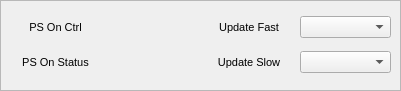
       <widget class="QFrame" name="frame">
        <property name="geometry">
         <rect>
          <x>10</x>
          <y>470</y>
          <width>401</width>
          <height>91</height>
         </rect>
        </property>
        <property name="frameShape">
         <enum>QFrame::StyledPanel</enum>
        </property>
        <property name="frameShadow">
         <enum>QFrame::Raised</enum>
        </property>
        <widget class="QWidget" name="gridLayoutWidget">
         <property name="geometry">
          <rect>
           <x>10</x>
           <y>10</y>
           <width>381</width>
           <height>71</height>
          </rect>
         </property>
         <layout class="QGridLayout" name="gridLayout_3">
          <item row="0" column="2">
           <widget class="QLabel" name="label_32">
            <property name="font">
             <font>
              <pointsize>8</pointsize>
             </font>
            </property>
            <property name="text">
             <string>Update Fast</string>
            </property>
            <property name="alignment">
             <set>Qt::AlignCenter</set>
            </property>
           </widget>
          </item>
          <item row="0" column="0">
           <widget class="QLabel" name="label_13">
            <property name="minimumSize">
             <size>
              <width>0</width>
              <height>24</height>
             </size>
            </property>
            <property name="maximumSize">
             <size>
              <width>16777215</width>
              <height>24</height>
             </size>
            </property>
            <property name="font">
             <font>
              <pointsize>8</pointsize>
             </font>
            </property>
            <property name="text">
             <string>PS On Ctrl</string>
            </property>
            <property name="alignment">
             <set>Qt::AlignCenter</set>
            </property>
           </widget>
          </item>
          <item row="1" column="0">
           <widget class="QLabel" name="label_4">
            <property name="minimumSize">
             <size>
              <width>0</width>
              <height>24</height>
             </size>
            </property>
            <property name="maximumSize">
             <size>
              <width>16777215</width>
              <height>24</height>
             </size>
            </property>
            <property name="font">
             <font>
              <pointsize>8</pointsize>
             </font>
            </property>
            <property name="text">
             <string>PS On Status</string>
            </property>
            <property name="alignment">
             <set>Qt::AlignCenter</set>
            </property>
           </widget>
          </item>
          <item row="1" column="1">
           <widget class="PyDMLabel" name="PyDMLabel_2">
            <property name="font">
             <font>
              <pointsize>8</pointsize>
             </font>
            </property>
            <property name="styleSheet">
             <string notr="true">PyDMLabel[alarmSensitiveBorder=&quot;false&quot;]{
  border-color:rgb(176,176,176);
  border-width:2px;
  border-style:solid;
  background-color:rgb(176,176,176);
  color:rgb(0,0,0);
}PyDMLabel[alarmSensitiveBorder=&quot;true&quot;][alarmSeverity=&quot;0&quot;] {
  border-color:rgb(176,176,176);
  border-width:2px;
  border-style:solid;
  background-color:rgb(176,176,176);
  color:rgb(0,0,0);
}PyDMLabel[alarmSensitiveBorder=&quot;true&quot;][alarmSeverity=&quot;1&quot;] {
  border-color: rgb(255,192,0);
  border-width:2px;
  border-style:solid;
  background-color:rgb(176,176,176);
  color:rgb(0,0,0);
}PyDMLabel[alarmSensitiveBorder=&quot;true&quot;][alarmSeverity=&quot;2&quot;] {
  border-color: rgb(255,0,0);
  border-width:2px;
  border-style:solid;
  background-color:rgb(176,176,176);
  color:rgb(0,0,0);
}PyDMLabel[alarmSensitiveBorder=&quot;true&quot;][alarmSeverity=&quot;3&quot;] {
  border-color: rgb(192,0,255);
  border-width:2px;
  border-style:solid;
  background-color:rgb(176,176,176);
  color:rgb(0,0,0);
}PyDMLabel[alarmSensitiveBorder=&quot;true&quot;][alarmSeverity=&quot;4&quot;] {
  border-color: rgb(255,255,255);
  border-width:2px;
  border-style:solid;
  background-color:rgb(176,176,176);
  color:rgb(0,0,0);
}PyDMLineEdit[alarmSensitiveBorder=&quot;false&quot;]{
  border: 1px inset rgb(176,176,176);
  border-radius: 1px;
  background-color:rgb(176,176,176);
  color:rgb(0,0,0);
}PyDMLineEdit[alarmSensitiveBorder=&quot;true&quot;][alarmSeverity=&quot;0&quot;] {
  border: 1px inset rgb(176,176,176);
  border-radius: 1px;
  background-color:rgb(176,176,176);
  color:rgb(0,0,0);
}PyDMLineEdit[alarmSensitiveBorder=&quot;true&quot;][alarmSeverity=&quot;1&quot;] {
  border: 1px inset rgb(255,192,0);
  border-radius: 1px;
  background-color:rgb(176,176,176);
  color:rgb(0,0,0);
}PyDMLineEdit[alarmSensitiveBorder=&quot;true&quot;][alarmSeverity=&quot;2&quot;] {
  border: 1px inset rgb(255,0,0);
  border-radius: 1px;
  background-color:rgb(176,176,176);
  color:rgb(0,0,0);
}PyDMLineEdit[alarmSensitiveBorder=&quot;true&quot;][alarmSeverity=&quot;3&quot;] {
  border: 1px inset rgb(192,0,255);
  border-radius: 1px;
  background-color:rgb(176,176,176);
  color:rgb(0,0,0);
}PyDMLineEdit[alarmSensitiveBorder=&quot;true&quot;][alarmSeverity=&quot;4&quot;] {
  border: 1px inset rgb(255,255,255);
  border-radius: 1px;
  background-color:rgb(176,176,176);
  color:rgb(0,0,0);
}</string>
            </property>
            <property name="alignment">
             <set>Qt::AlignCenter</set>
            </property>
            <property name="alarmSensitiveContent" stdset="0">
             <bool>false</bool>
            </property>
            <property name="alarmSensitiveBorder" stdset="0">
             <bool>true</bool>
            </property>
            <property name="channel" stdset="0">
             <string>${PDEV}:State</string>
            </property>
            <property name="displayFormat" stdset="0">
             <enum>PyDMLabel::Decimal</enum>
            </property>
           </widget>
          </item>
          <item row="0" column="1">
           <widget class="PyDMEnumButton" name="PyDMEnumButton_1">
            <property name="maximumSize">
             <size>
              <width>16777215</width>
              <height>24</height>
             </size>
            </property>
            <property name="channel" stdset="0">
             <string>${PDEV}:StateSetpt</string>
            </property>
            <property name="orientation" stdset="0">
             <enum>Qt::Horizontal</enum>
            </property>
            <property name="marginTop" stdset="0">
             <number>0</number>
            </property>
            <property name="marginBottom" stdset="0">
             <number>0</number>
            </property>
            <property name="marginLeft" stdset="0">
             <number>0</number>
            </property>
            <property name="marginRight" stdset="0">
             <number>0</number>
            </property>
            <property name="horizontalSpacing" stdset="0">
             <number>2</number>
            </property>
            <property name="verticalSpacing" stdset="0">
             <number>2</number>
            </property>
           </widget>
          </item>
          <item row="0" column="3">
           <widget class="PyDMEnumComboBox" name="PyDMEnumComboBox_3">
            <property name="minimumSize">
             <size>
              <width>86</width>
              <height>0</height>
             </size>
            </property>
            <property name="channel" stdset="0">
             <string>${PDEV}:UpdateFast.SCAN</string>
            </property>
           </widget>
          </item>
          <item row="1" column="2">
           <widget class="QLabel" name="label_31">
            <property name="font">
             <font>
              <pointsize>8</pointsize>
             </font>
            </property>
            <property name="text">
             <string>Update Slow</string>
            </property>
            <property name="alignment">
             <set>Qt::AlignCenter</set>
            </property>
           </widget>
          </item>
          <item row="1" column="3">
           <widget class="PyDMEnumComboBox" name="PyDMEnumComboBox_2">
            <property name="channel" stdset="0">
             <string>${PDEV}:UpdateSlow.SCAN</string>
            </property>
           </widget>
          </item>
         </layout>
        </widget>
       </widget>
